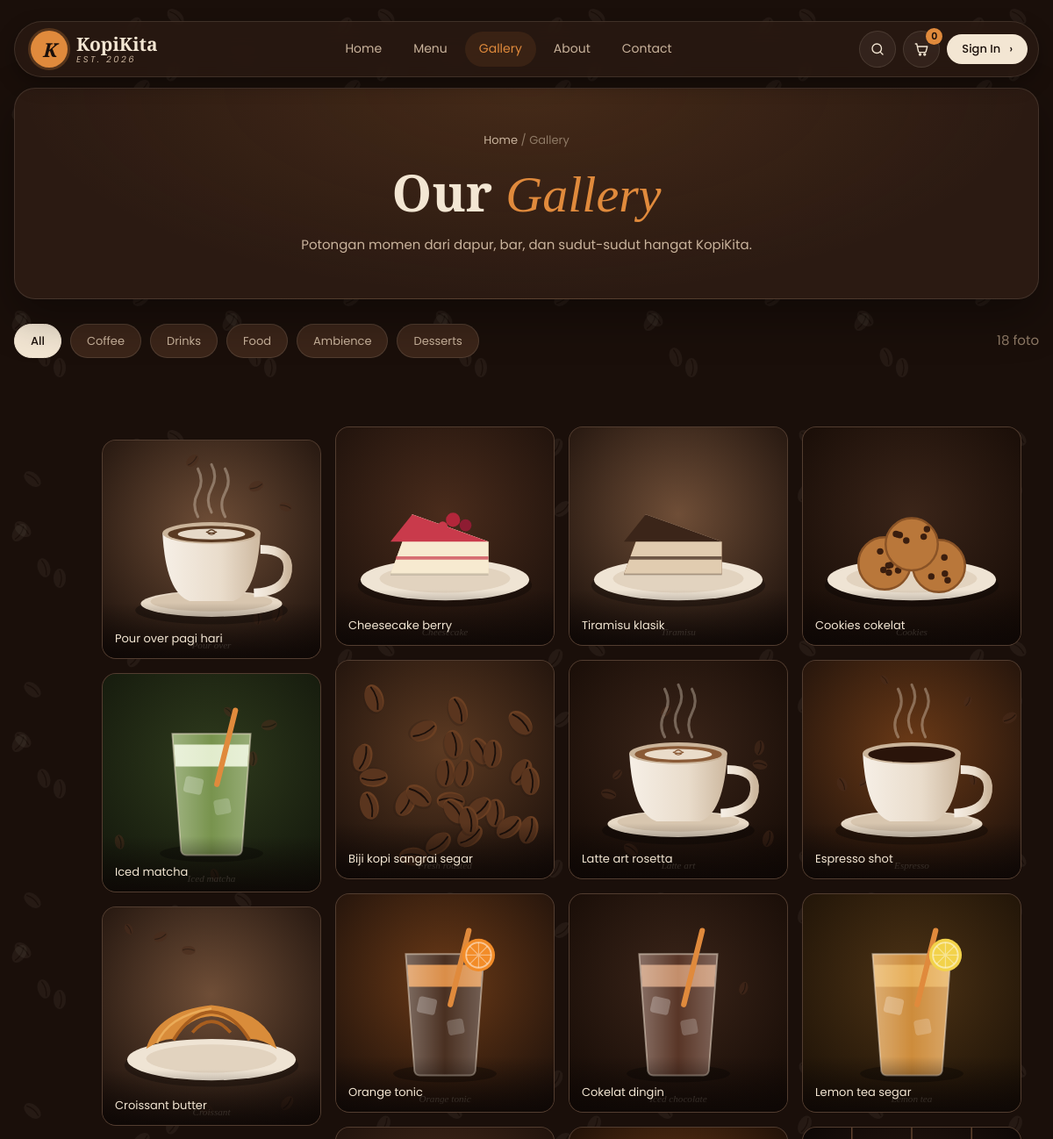
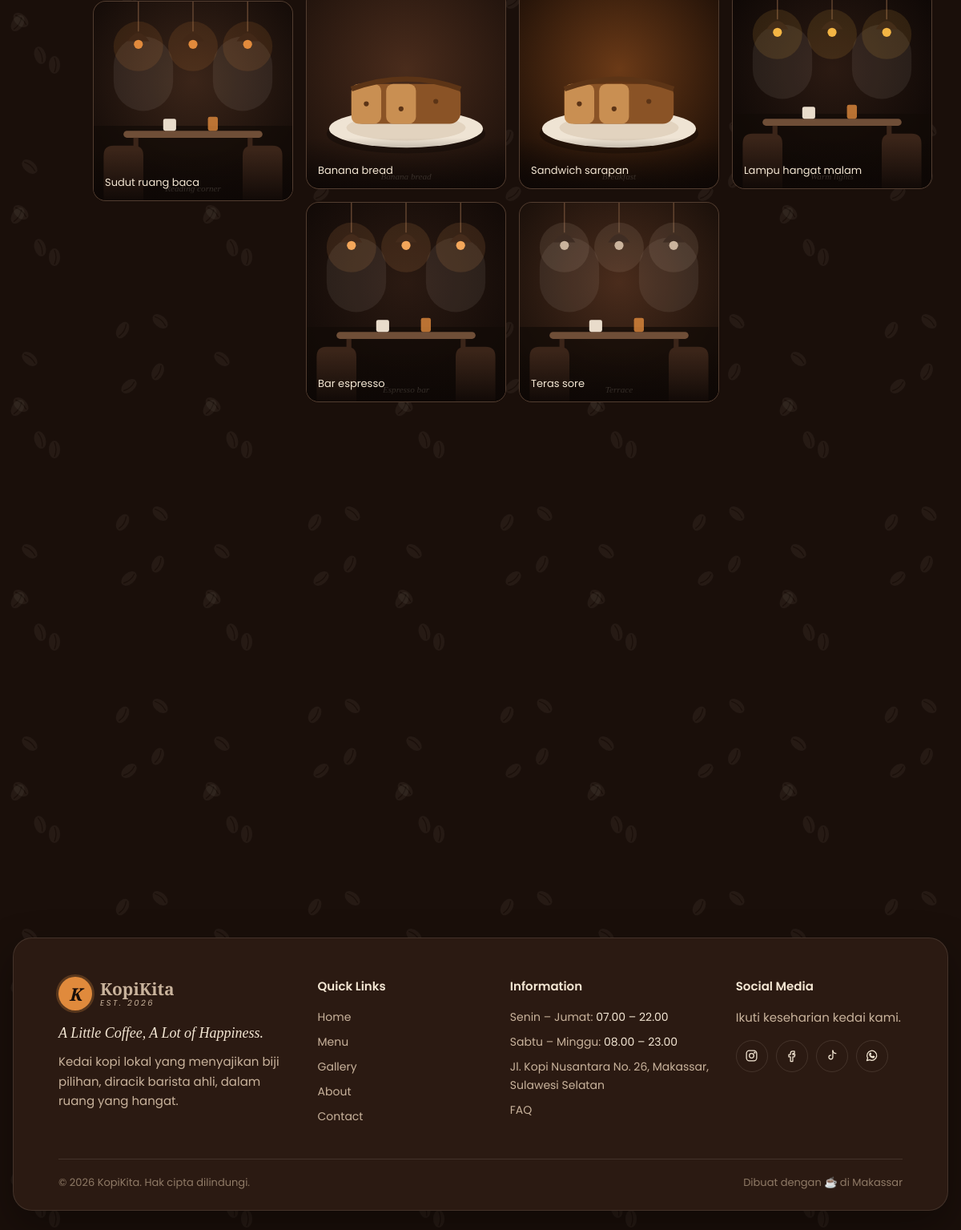
/gallery.php, run on the app's committed database (2 pictures, top to bottom).
### tables this page shows
CREATE TABLE `gallery_images` (
  `id`         BIGINT UNSIGNED NOT NULL AUTO_INCREMENT,
  `title`      VARCHAR(120) NOT NULL,
  `collection` ENUM('coffee','drinks','food','ambience','desserts') NOT NULL,
  `image`      VARCHAR(255) NOT NULL,
  `sort_order` INT NOT NULL DEFAULT 0,
  `is_active`  TINYINT(1) NOT NULL DEFAULT 1,
  `created_at` DATETIME NOT NULL,
  `updated_at` DATETIME NOT NULL,
  PRIMARY KEY (`id`),
  KEY `idx_gallery_collection` (`collection`, `sort_order`)
);

### includes/auth.php (called while the page is built, shortened)
<?php
require_once __DIR__ . '/../config/database.php';
require_once __DIR__ . '/functions.php';
function current_user(): ?array
{
    if (empty($_SESSION['user_id'])) {
        return null;
    }
    $st = db()->prepare('SELECT u.id, u.name, u.username, u.email, u.role, u.avatar, u.is_active, c.id AS customer_id
                         FROM users u LEFT JOIN customers c ON c.user_id = u.id WHERE u.id = ? LIMIT 1');
    $st->execute([$_SESSION['user_id']]);
    $row = $st->fetch();
    $user = $row;
    return $user;
}

### config/database.php (called while the page is built, shortened)
<?php
function db(): PDO
{
    static $pdo = null;
    $dsn = 'mysql:host=' . DB_HOST . ';port=' . DB_PORT . ';dbname=' . DB_NAME . ';charset=utf8mb4';
    try {
        $pdo = new PDO($dsn, DB_USER, DB_PASS, [
            PDO::ATTR_ERRMODE            => PDO::ERRMODE_EXCEPTION,
            PDO::ATTR_DEFAULT_FETCH_MODE => PDO::FETCH_ASSOC,
            PDO::ATTR_EMULATE_PREPARES   => false,
        ]);
        $offset = (new DateTime('now', new DateTimeZone(date_default_timezone_get())))->format('P');
        $pdo->exec("SET time_zone = '" . $offset . "'");
    } catch (PDOException $e) {
        http_response_code(500);
        $msg = defined('APP_DEBUG') && APP_DEBUG ? $e->getMessage() : 'Tidak dapat terhubung ke database.';
        exit('<h1>Koneksi database gagal</h1><p>' . htmlspecialchars($msg, ENT_QUOTES, 'UTF-8')
            . '</p><p>Pastikan MySQL XAMPP berjalan dan database <code>kopikita_db</code> sudah di-import.</p>');
    }
    return $pdo;
}

### gallery.php (the view, shortened to what this page needs)
<?php
require_once __DIR__ . '/includes/auth.php';
$rows = db()->query('SELECT * FROM gallery_images WHERE is_active = 1 ORDER BY sort_order, id')->fetchAll();
$active = (string) ($_GET['collection'] ?? 'all');
require __DIR__ . '/includes/header.php';
?>
<div class="container">
    <section class="panel page-hero reveal">
        <div class="breadcrumb"><a href="<?= e(url('index.php')) ?>">Home</a> / Gallery</div>
        <h1>Our <em>Gallery</em></h1>
        <p>Potongan momen dari dapur, bar, dan sudut-sudut hangat KopiKita.</p>
    </section>
    <div class="toolbar">
        <div class="chips" data-filter-group="#galleryGrid">
            <button type="button" class="chip <?= $active === 'all' ? 'active' : '' ?>" data-filter="all">All</button>
            <?php foreach (GALLERY_COLLECTIONS as $key => $label): ?>
                <button type="button" class="chip <?= $active === $key ? 'active' : '' ?>" data-filter="<?= e($key) ?>"><?= e($label) ?></button>
            <?php endforeach; ?>
        </div>
        <span class="text-muted"><?= count($rows) ?> foto</span>
    </div>
    <?php if (!$rows): ?>
        <div class="empty-state"><div class="big">Galeri masih kosong</div>Foto akan segera ditambahkan.</div>
    <?php else: ?>
        <div class="gallery-grid section-pad" id="galleryGrid">
            <?php foreach ($rows as $g): $src = gallery_image_url($g['image']); ?>
                <figure class="gallery-item <?= $active !== 'all' && $active !== $g['collection'] ? 'hidden' : '' ?>"
                        data-cat="<?= e($g['collection']) ?>" data-full="<?= e($src) ?>" data-title="<?= e($g['title']) ?>" tabindex="0">
                    <img src="<?= e($src) ?>" alt="<?= e($g['title']) ?>" loading="lazy">
                    <figcaption><?= e($g['title']) ?></figcaption>
                </figure>
            <?php endforeach; ?>
        </div>
    <?php endif; ?>
</div>
<?php require __DIR__ . '/includes/footer.php'; ?>

### includes/header.php (shortened to what this page needs)
<?php
$user = current_user();
$isCustomer = $user && $user['role'] === 'customer';
$menuUrl = $isCustomer ? 'customer/menu.php' : 'menu.php';
?>
<!DOCTYPE html>
<html lang="id">
<head>
    <link rel="stylesheet" href="<?= e(asset('css/style.css')) ?>">
</head>
<body class="<?= e($bodyClass ?? '') ?>">
<?php if (empty($hideNav)): ?>
<header class="site-header">
    <div class="container">
        <nav class="navbar" aria-label="Navigasi utama">
            <a href="<?= e(url('index.php')) ?>" class="brand" aria-label="KopiKita beranda">
                <span class="brand-logo">K</span>
                <span class="brand-text">
                    <span class="brand-name">KopiKita</span>
                    <span class="brand-est">Est. <?= e(APP_EST) ?></span>
                </span>
            </a>
            <ul class="nav-links" id="navLinks">
                <li><a href="<?= e(url('index.php')) ?>" class="<?= nav_active('index.php') ?>">Home</a></li>
                <li><a href="<?= e(url($menuUrl)) ?>" class="<?= nav_active('menu.php') ?: nav_active('customer/menu.php') ?: nav_active('product-detail.php') ?>">Menu</a></li>
                <li><a href="<?= e(url('gallery.php')) ?>" class="<?= nav_active('gallery.php') ?>">Gallery</a></li>
                <li><a href="<?= e(url('about.php')) ?>" class="<?= nav_active('about.php') ?>">About</a></li>
                <li><a href="<?= e(url('contact.php')) ?>" class="<?= nav_active('contact.php') ?>">Contact</a></li>
            </ul>
            <div class="nav-actions">
                <button type="button" class="icon-btn" data-open-search aria-label="Cari menu"><?= icon('search') ?></button>
                <a href="<?= e(url($isCustomer ? 'customer/cart.php' : 'login.php')) ?>" class="icon-btn" aria-label="Keranjang">
                    <?= icon('cart') ?>
                    <span class="cart-badge" id="cartBadge" <?= $isCustomer && cart_count() > 0 ? '' : 'hidden' ?>><?= $isCustomer ? cart_count() : 0 ?></span>
                </a>
                <?php if ($user): ?>
                    <div class="user-menu" id="userMenu">
                        <button type="button" class="user-menu-btn" aria-haspopup="true" aria-expanded="false">
                            <span class="avatar"><?= e(initials($user['name'])) ?></span>
                            <span class="uname"><?= e(explode(' ', $user['name'])[0]) ?></span>
                        </button>
                        <div class="user-dropdown" role="menu">
                            <div class="dd-head"><strong><?= e($user['name']) ?></strong><small><?= e(ROLE_LABELS[$user['role']]) ?></small></div>
                            <?php if ($isCustomer): ?>
                                <a href="<?= e(url('customer/index.php')) ?>">Beranda Saya</a>
                                <a href="<?= e(url('customer/orders.php')) ?>">Pesanan Saya</a>
                                <a href="<?= e(url('customer/profile.php')) ?>">Profil Saya</a>
                            <?php else: ?>
                                <a href="<?= e(url(home_for_role($user['role']))) ?>">Buka Dashboard</a>
                            <?php endif; ?>
                            <form action="<?= e(url('logout.php')) ?>" method="post">
                                <?= csrf_field() ?>
                                <button type="submit">Logout</button>
                            </form>
                        </div>
                    </div>
                <?php else: ?>
                    <a href="<?= e(url('login.php')) ?>" class="btn btn-cream btn-sm btn-signin"><span class="txt">Sign In</span> <span aria-hidden="true">›</span></a>
                <?php endif; ?>
            </div>
        </nav>
    </div>
</header>
<?php endif; ?>
<main id="main">

### includes/functions.php (shortened to what this page needs)
<?php
function e($value): string
{
    return htmlspecialchars((string) ($value ?? ''), ENT_QUOTES | ENT_SUBSTITUTE, 'UTF-8');
}
function url(string $path = ''): string
{
    return BASE_URL . '/' . ltrim($path, '/');
}
function asset(string $path): string
{
    $file = APP_ROOT . '/assets/' . ltrim($path, '/');
    $ver = is_file($file) ? '?v=' . filemtime($file) : '';
    return url('assets/' . ltrim($path, '/')) . $ver;
}
function current_path(): string
{
    return strtok($_SERVER['REQUEST_URI'] ?? '/', '?');
}
function nav_active(string $path, bool $prefix = false): string
{
    $cur = current_path();
    $target = url($path);
    $match = $prefix ? strpos($cur, rtrim($target, '/')) === 0 : ($cur === $target || ($path === 'index.php' && $cur === BASE_URL . '/'));
    return $match ? 'active' : '';
}
function gallery_image_url(?string $image): string
{
    if ($image && is_file(APP_ROOT . '/assets/images/gallery/' . basename($image))) {
        return url('assets/images/gallery/' . rawurlencode(basename($image)));
    }
    return url('assets/images/ui/placeholder-gallery.svg');
}
function icon(string $name, string $class = ''): string
{
    $p = $paths[$name] ?? $paths['coffee'];
    return '<svg class="' . e($class) . '" viewBox="0 0 24 24" fill="none" stroke="currentColor" stroke-width="1.8" stroke-linecap="round" stroke-linejoin="round" aria-hidden="true">' . $p . '</svg>';
}

### includes/footer.php (shortened to what this page needs)
</main>
<?php if (empty($hideFooter)): ?>
<?php if (empty($hideNewsletter)): ?>
<section class="section" id="newsletter">
    <div class="container">
    </div>
</section>
<?php endif; ?>
<footer class="site-footer">
    <div class="container">
        <div class="panel footer-panel">
            <div class="footer-grid">
                <div>
                    <a href="<?= e(url('index.php')) ?>" class="brand">
                        <span class="brand-logo">K</span>
                        <span class="brand-text"><span class="brand-name">KopiKita</span><span class="brand-est">Est. <?= e(APP_EST) ?></span></span>
                    </a>
                    <p class="footer-slogan"><?= e(APP_SLOGAN) ?></p>
                    <p>Kedai kopi lokal yang menyajikan biji pilihan, diracik barista ahli, dalam ruang yang hangat.</p>
                </div>
                <div>
                    <h5>Quick Links</h5>
                    <ul>
                        <li><a href="<?= e(url('index.php')) ?>">Home</a></li>
                        <li><a href="<?= e(url('menu.php')) ?>">Menu</a></li>
                        <li><a href="<?= e(url('gallery.php')) ?>">Gallery</a></li>
                        <li><a href="<?= e(url('about.php')) ?>">About</a></li>
                        <li><a href="<?= e(url('contact.php')) ?>">Contact</a></li>
                    </ul>
                </div>
                <div>
                    <h5>Information</h5>
                    <ul>
                        <?php foreach (SHOP_HOURS as $day => $hour): ?>
                            <li><?= e($day) ?>: <span class="text-cream"><?= e($hour) ?></span></li>
                        <?php endforeach; ?>
                        <li><?= e(SHOP_ADDRESS) ?></li>
                        <li><a href="<?= e(url('contact.php#faq')) ?>">FAQ</a></li>
                    </ul>
                </div>
                <div>
                    <h5>Social Media</h5>
                    <p>Ikuti keseharian kedai kami.</p>
                    <div class="socials">
                        <a href="#" aria-label="Instagram"><?= icon('instagram') ?></a>
                        <a href="#" aria-label="Facebook"><?= icon('facebook') ?></a>
                        <a href="#" aria-label="TikTok"><?= icon('tiktok') ?></a>
                        <a href="https://wa.me/<?= e(SHOP_WHATSAPP) ?>" aria-label="WhatsApp" target="_blank" rel="noopener"><?= icon('whatsapp') ?></a>
                    </div>
                </div>
            </div>
            <div class="footer-bottom">
                <span>&copy; <?= date('Y') ?> KopiKita. Hak cipta dilindungi.</span>
                <span>Dibuat dengan ☕ di Makassar</span>
            </div>
        </div>
    </div>
</footer>
<?php endif; ?>
</body>
</html>

### data on the page
gallery_images: image (picture), title "Pour over pagi hari"
gallery_images: image (picture), title "Iced matcha"
gallery_images: image (picture), title "Croissant butter"
gallery_images: image (picture), title "Sudut ruang baca"
gallery_images: image (picture), title "Cheesecake berry"
gallery_images: image (picture), title "Biji kopi sangrai segar"
gallery_images: image (picture), title "Orange tonic"
gallery_images: image (picture), title "Banana bread"
gallery_images: image (picture), title "Bar espresso"
gallery_images: image (picture), title "Tiramisu klasik"
gallery_images: image (picture), title "Latte art rosetta"
gallery_images: image (picture), title "Cokelat dingin"
gallery_images: image (picture), title "Sandwich sarapan"
gallery_images: image (picture), title "Teras sore"
gallery_images: image (picture), title "Cookies cokelat"
gallery_images: image (picture), title "Espresso shot"
gallery_images: image (picture), title "Lemon tea segar"
gallery_images: image (picture), title "Lampu hangat malam"

### other printed values
APP_EST "2026"
$label "Coffee"
$label "Drinks"
$label "Food"
$label "Ambience"
$label "Desserts"
count($rows) "18"
APP_SLOGAN "A Little Coffee, A Lot of Happiness."
$day "Senin – Jumat"
$hour "07.00 – 22.00"
$day "Sabtu – Minggu"
$hour "08.00 – 23.00"
SHOP_ADDRESS "Jl. Kopi Nusantara No. 26, Makassar, Sulawesi Selatan"
